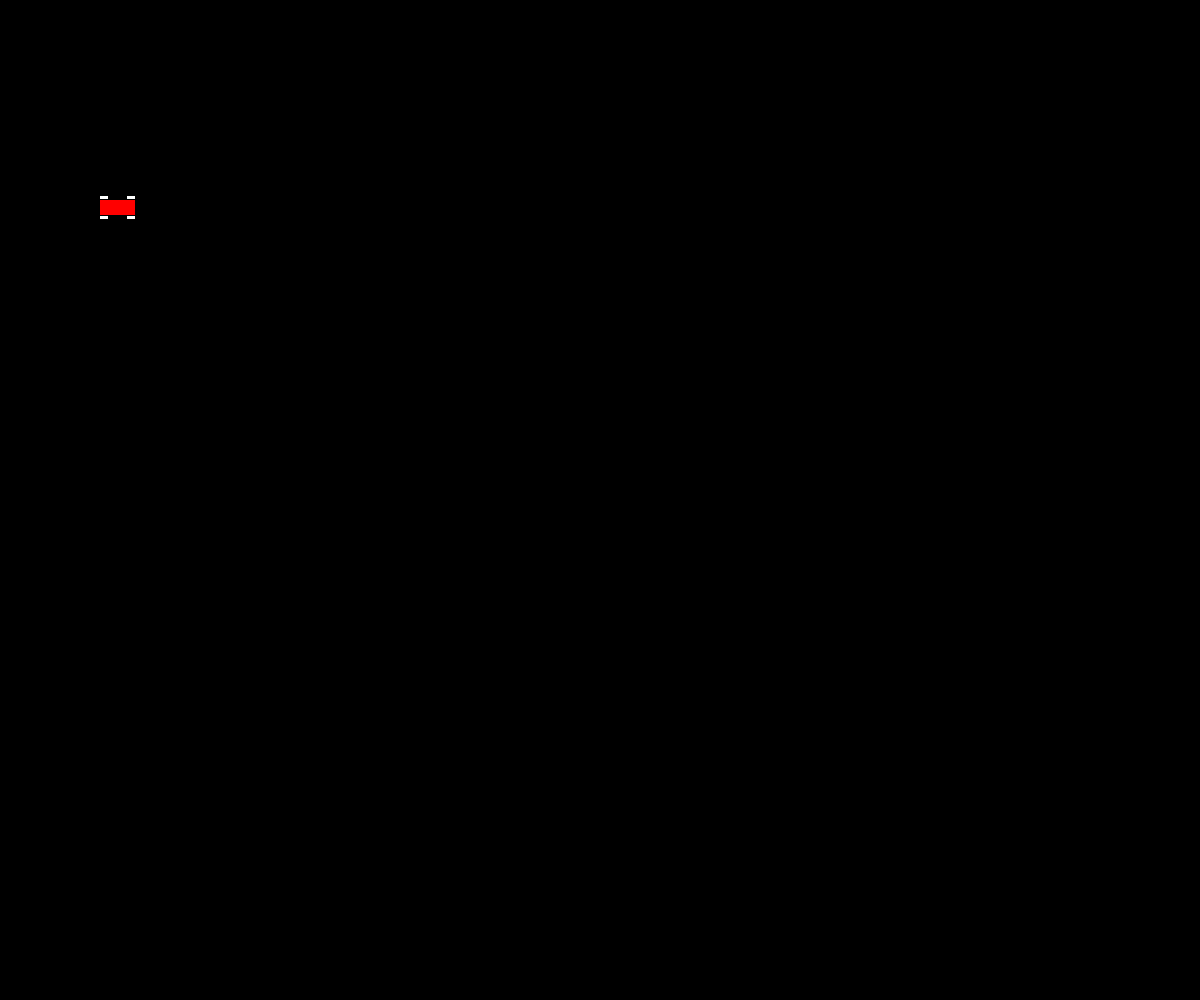
Frame 1 (no input)
Frame 60 (no input): identical to frame 1, image omitted
Frame 120 (the mouse pressed at the canvas centre since frame 60): identical to frame 1, image omitted

The p5.js sketch that drew this single still picture (run headless with seeded random() and noise() and a simulated clock; from frame 60 on, the mouse is pressed at the canvas centre):

// p5.js sketch
// ── sketch.js
// Project Title
// Your Name
// Date
//
// Extra for Experts:
// - describe what you did to take this project "above and beyond"
let color = [20,122,0];

function setup() {
  createCanvas(windowWidth, windowHeight);
}

function draw() {
  background(0);
  drawCar(100, 200, [255, 0, 0]); // red car
  //drawTruck(100, 200, [255, 0, 0]);
}


function drawCar(x, y, col){
  noStroke();
  fill(col);

  rect(x, y, 35, 15);

  // Weels
  fill(255)
  rect(x, y -4, 8, 3);
  rect(x + 27, y -4, 8, 3);
  rect(x, y +16, 8, 3);
  rect(x + 27, y + 16, 8, 3);

}


function drawTruck(x, y, col) {
  fill(col);
  noStroke();
  
  rect(x,y, 30, 25);
  rect(x+ 32, y, 10, 25);
}

function drawTrafficLight(x, y) {
  // body
  fill(50);
  rect(x - 30, y - 100, 60, 200, 20);

  // lights
  fill(activeLight === 0 ? 'red' : 80);
  circle(x, y - 50, 40);

  fill(activeLight === 1 ? 'yellow' : 80);
  circle(x, y, 40);

  fill(activeLight === 2 ? 'green' : 80);
  circle(x, y + 50, 40);
}
